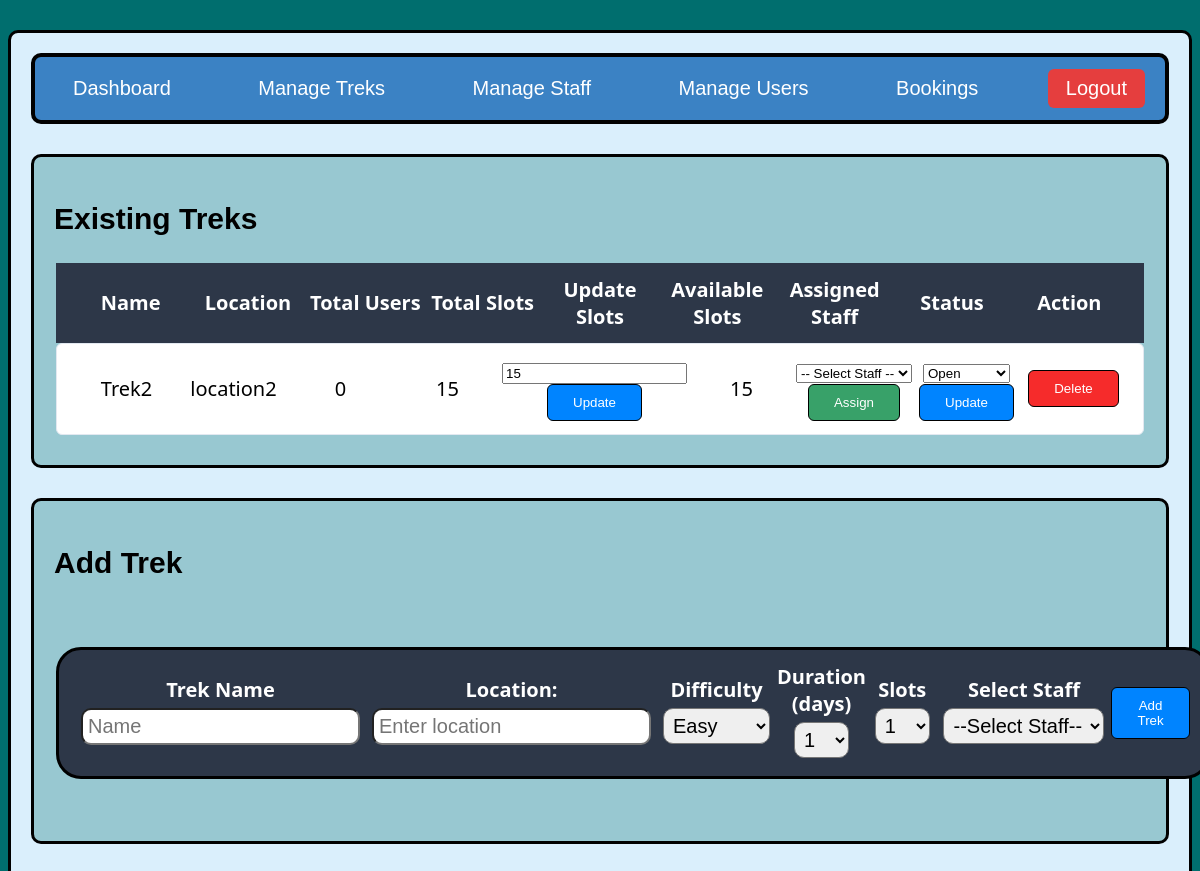
/admin_dashboard?section=treks (signed in), run on an earlier commit of the app's database.
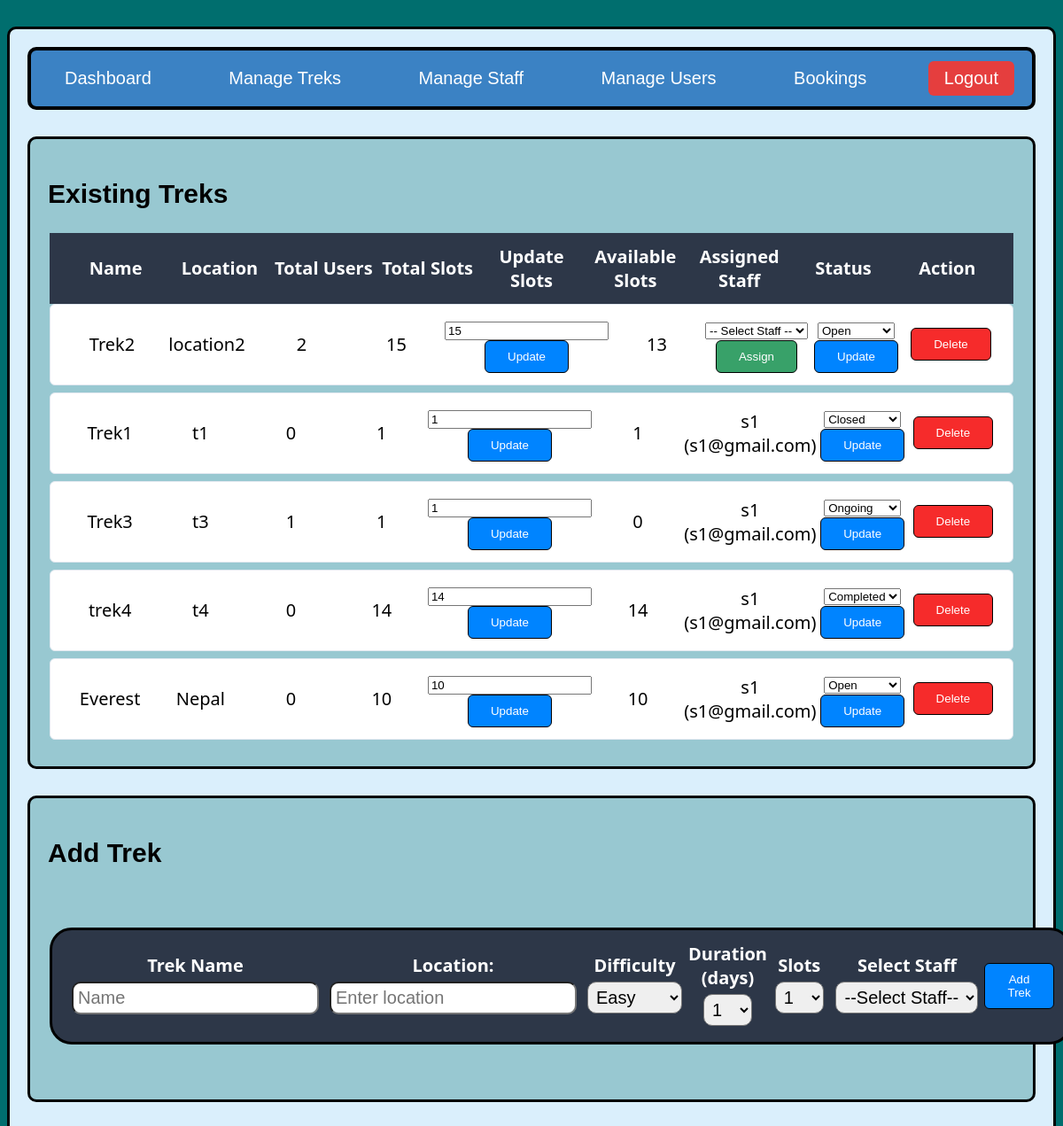
And on a later commit of the database.
### model.py (models this page shows, shortened)
class trek(db.Model):
    trek_id = db.Column(db.Integer,primary_key = True,autoincrement=True)
    name = db.Column(db.String(50),nullable=False)
    difficulty = db.Column(db.String(20),nullable=False)
    duration = db.Column(db.Integer,nullable=False)
    slots = db.Column(db.Integer,nullable=False)
    assigned_staff = db.Column(db.Integer,db.ForeignKey(user.user_id),nullable=True)
    status = db.Column(db.String(20),default='open')
    location = db.Column(db.String(100),default='To be announced')
    bookings = db.relationship('booking', backref='trek',cascade="all, delete")
    staff = db.relationship('user', backref='treks_assigned')

class user(db.Model):
    user_id = db.Column(db.Integer , primary_key = True , autoincrement = True)
    username = db.Column(db.String(50),nullable=False)
    role=db.Column(db.String(20),nullable=False)
    email=db.Column(db.String(50),unique=True,nullable=False)
    password=db.Column(db.String(20),nullable=False)
    is_approved = db.Column(db.Boolean, default=False)
    is_active = db.Column(db.Boolean, default=True)
    bookings = db.relationship('booking', backref='user')

### main.py (the view)
@app.route('/admin_dashboard',methods=['GET','POST'])
def admin_dashboard():
    if 'role' not in session or session['role'] != 'admin':
        return redirect(url_for('admin_login'))
    section=request.args.get('section','dashboard')
    data = None
    total_staff = user_model.query.filter_by(role='staff',is_active=True,is_approved=True).count()
    approved_staff = user_model.query.filter_by(role='staff', is_approved=True,is_active=True).all()
    not_approved_staff = user_model.query.filter_by(role='staff', is_approved=False,is_active=True).all()
    blacklisted_staff = user_model.query.filter_by(role='staff', is_active=False).all()
    blacklisted_users = user_model.query.filter_by(role='user', is_active=False).all()
    total_users = user_model.query.filter_by(role='user',is_active=True).count()
    total_treks = trek_model.query.count()
    total_bookings = booking_model.query.count()
    if section == 'users':
        data = user_model.query.filter_by(role='user').all()
    elif section == 'staff':
        data = user_model.query.filter_by(role='staff').all()
    elif section == 'bookings':
        data = trek_model.query.order_by(trek_model.trek_id.desc()).all()
    elif section == 'treks':
        data = trek_model.query.all()
    return render_template('admin_dashboard.html',section=section,data=data,total_users=total_users,total_staff=total_staff,total_treks=total_treks,total_bookings=total_bookings,approved_staff=approved_staff,not_approved_staff=not_approved_staff,blacklisted_staff=blacklisted_staff,blacklisted_users=blacklisted_users)

### templates/admin_dashboard.html (shortened to what the changed rows need)
{%extends "base.html"%}
{%block content%}
{% if section == 'dashboard' %}
<h1 style="display: block; text-align: center; font-family: sans-serif;">Welcome Admin!</h1>
<h2 style="font-family: sans-serif;">Dashboard</h2>
<div class="dashboard-cards">
    <div class="card">
        <h3>Total Users</h3>
        <p>{{ total_users }}</p>
    </div>
    <div class="card">
        <h3>Staffs</h3>
        <p>{{ total_staff }}</p>
    </div>
    <div class="card">
        <h3>Total Treks</h3>
        <p>{{ total_treks }}</p>
    </div>
    <div class="card">
        <h3>Total Bookings</h3>
        <p>{{ total_bookings }}</p>
    </div>
</div>
{% elif section == 'treks' %}
<div class="open-container">
    <h2 style="font-family: sans-serif;">Existing Treks</h2>
    <table>
        <tr class="trek-header">
            <th>Name</th>
            <th>Location</th>
            <th>Total Users</th>
            <th>Total Slots</th>
            <th>Update Slots</th>
            <th>Available Slots</th>
            <th>Assigned Staff</th>
            <th>Status</th>
            <th>Action</th>
        </tr>
        {% for t in data %}
        <tr class="trek-row">
            <td>{{ t.name }}</td>
            <td>{{ t.location }}</td>
            <td>
                {{ t.bookings| selectattr('booking_status','equalto','approved')|list| length}}
            </td>
            <td>{{ t.slots }}</td>
            <td>
                <form method="POST" action="/update_slots_admin/{{ t.trek_id }}">
                    <input type="number" name="slots" value="{{ t.slots }}" min="1">
                    <button class="button btn-update" type="submit">Update</button>
                </form>
            </td>
            <td>
                {{ t.slots - (t.bookings | selectattr('booking_status','equalto','approved') | list | length) }}
            </td>
            <td>
                {% if t.staff %}
                {{ t.staff.username }} ({{ t.staff.email }})
                {% else %}
                <form action="/assign_staff/{{ t.trek_id }}" method="POST">
                    <select name="staff_id" required>
                        <option value="">-- Select Staff --</option>
                    </select>
                    <button class="button btn-approve" type="submit">Assign</button>
                </form>
                {% endif %}
            </td>
            <td>
                <form method="POST" action="/update_status/{{ t.trek_id }}">
                    <select name="status">
                        <option value="open" {% if t.status=='open' %}selected{% endif %}>Open</option>
                        <option value="closed" {% if t.status=='closed' %}selected{% endif %}>Closed</option>
                        <option value="ongoing" {% if t.status=='ongoing' %}selected{% endif %}>Ongoing</option>
                        <option value="completed" {% if t.status=='completed' %}selected{% endif %}>Completed
                        </option>
                    </select>
                    <button type="submit" class="button btn-update">Update</button>
                </form>
            </td>
            <td>
                <form method="POST" action="/delete_trek/{{ t.trek_id }}"
                    onsubmit="return confirm('Are you sure you want to delete this trek?');">
                    <button type="submit" class="button btn-danger">
                        Delete
                    </button>
                </form>
            </td>
        </tr>
        {% endfor %}
    </table>
</div>
<div class="open-container">
    <h2 style="font-family: sans-serif;">Add Trek</h2>
</div>
    {% endif %}
    {%endblock%}

What changed in the data, as far as the page shows it:
computed for trek "Trek2": bookings|selectattr "0" → "2"; slots "15" → "13"
added trek: name "Trek1", location "t1", bookings|selectattr "0", slots "1", staff.username "s1", staff.email "s1@gmail.com", status "Closed"
added trek: name "Trek3", location "t3", bookings|selectattr "1", slots "1", slots "0", staff.username "s1", staff.email "s1@gmail.com", status "Ongoing"
added trek: name "trek4", location "t4", bookings|selectattr "0", slots "14", staff.username "s1", staff.email "s1@gmail.com", status "Completed"
added trek: name "Everest", location "Nepal", bookings|selectattr "0", slots "10", staff.username "s1", staff.email "s1@gmail.com", status "Open"
